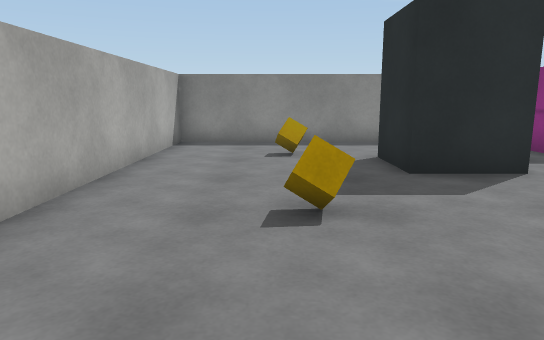
View 1 (above)

16 first-person views from a walk through a Unity game level. The camera is 1.2 m above the floor, tilts 10° down and sees 70° across. The floor is counted in squares, 1 m on a side. Each view is taken from the middle of a square. On the plan, view 1 faces up. The plan holds only what a view shows up to about 15 squares ahead; the rest is blank. The player character is not drawn. Surface patterns are stand-ins for the level's own textures.

View 2
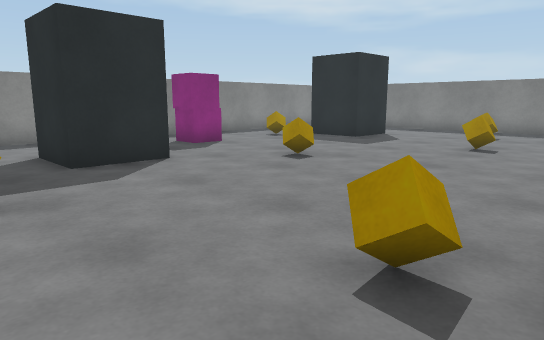

View 3
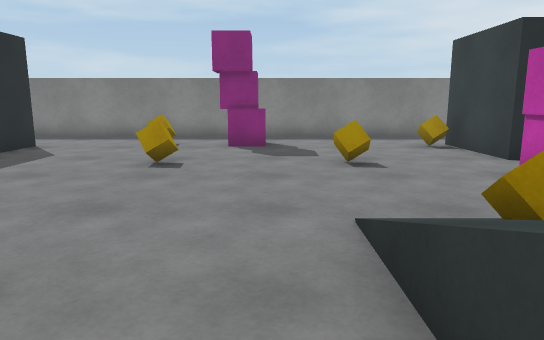

View 4
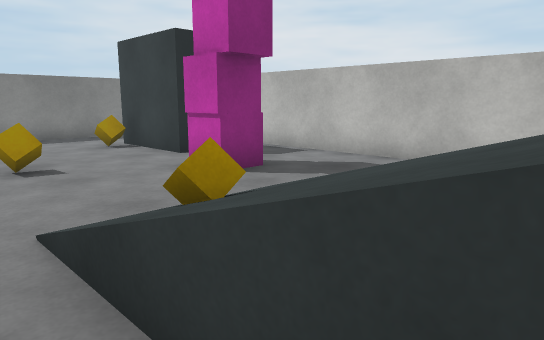

View 5
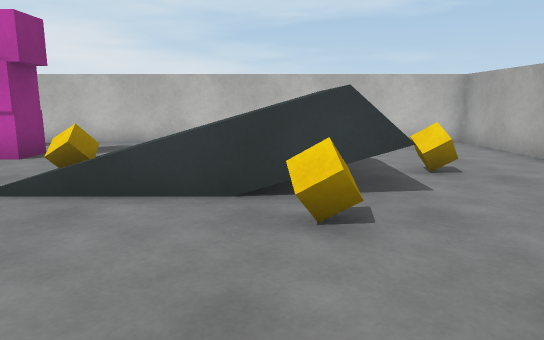

View 6
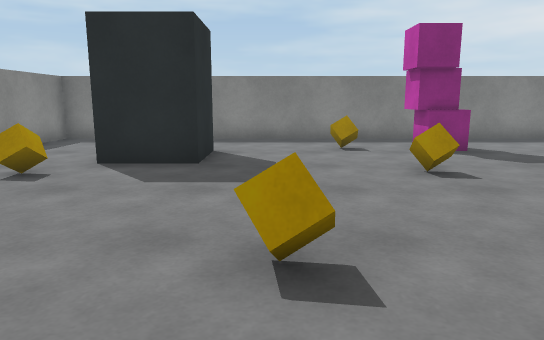

View 7
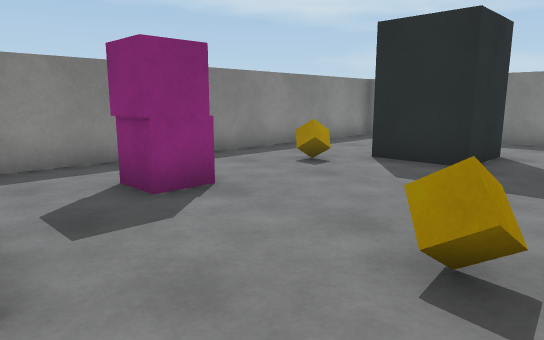

View 8
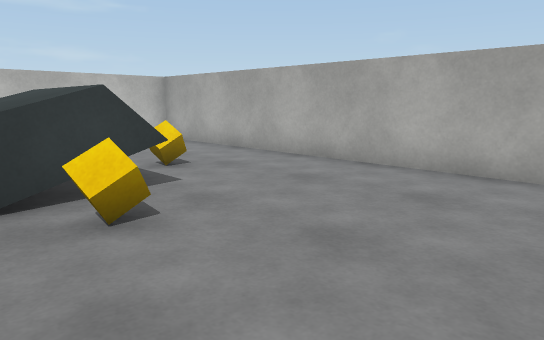

View 9
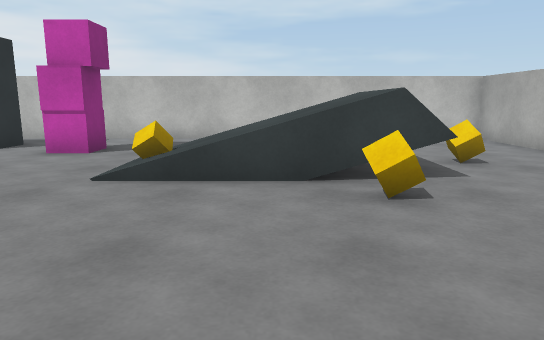

View 10
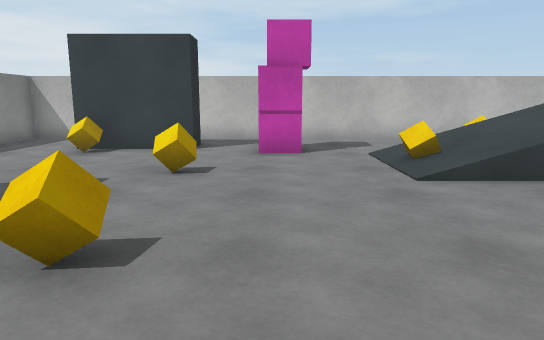

View 11
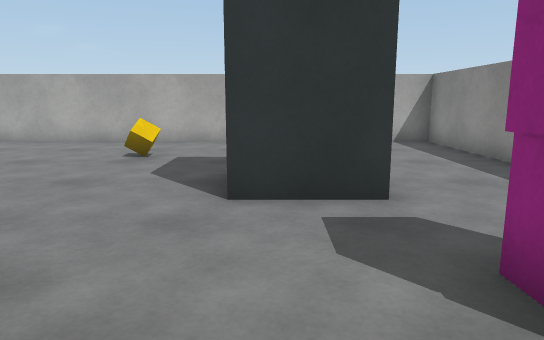

View 12
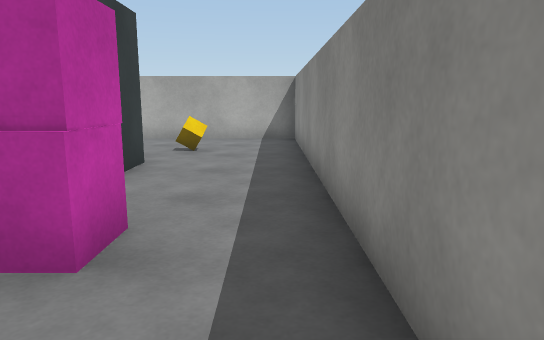

View 13
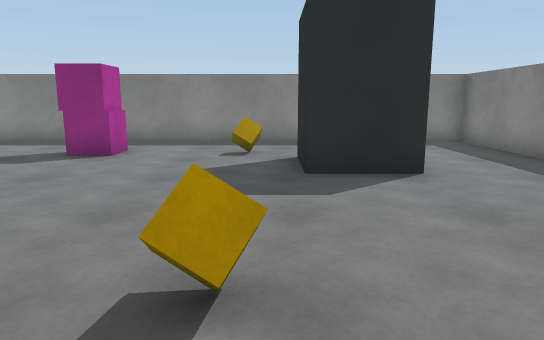

View 14
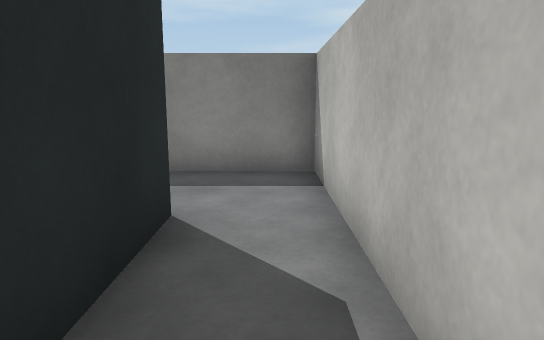

View 15
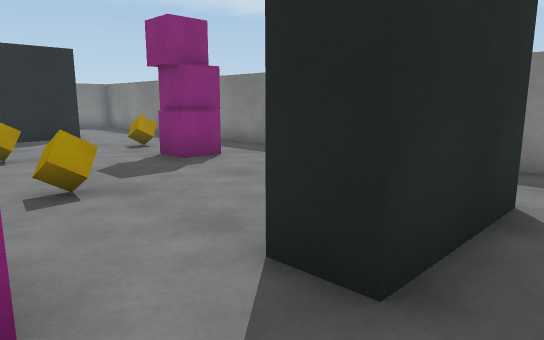

View 16
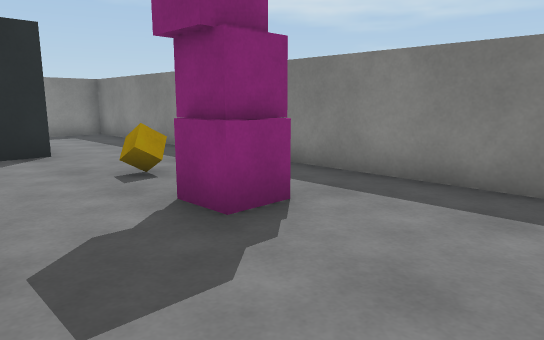

### Floor plan
Key: @ floor where view 1 was taken; # wall or solid block; . floor; / step, stairs or slope; = window, fence, low wall or low ledge; v drop or lower ground; C cube; P pink cube; B block; O other object.
Columns run from 3 left of view 1 to 17 right of it. Each row starts with its distance up from view 1.
 12 #####################
 11 #...................#
 10 #...................#
  9 #..C.....PP..C......#
  8 #....BBB.......BB...#
  7 #....BBB.......BB...#
  6 #...................#
  5 #.........C.........#
  4 #...C...............#
  3 #................C..#
  2 #.............C.....#
  1 #................PP.#
  0 #..@.C...........P..#
 -1 #...=vv==/..........#
 -2 #.../////C....C.....#
 -3 #...C/////..........#
 -4 #..../////.PP...C...#
 -5 #....  O...PP.####..#
 -6 #...    ......####..#
 -7 #.      ............#
 -8 #####################

Where each view was taken, in squares from view 1:
view 1: 0 up, 0 right, facing up
view 2: 1 down, 0 right, facing up-right
view 3: 0 up, 3 right, facing right
view 4: 0 up, 3 right, facing down-right
view 5: 4 up, 3 right, facing down
view 6: 5 up, 4 right, facing right
view 7: 4 up, 4 right, facing up-right
view 8: 4 up, 4 right, facing down-left
view 9: 5 up, 4 right, facing down
view 10: 5 up, 9 right, facing down
view 11: 7 up, 9 right, facing left
view 12: 11 up, 10 right, facing left
view 13: 0 up, 11 right, facing up
view 14: 7 down, 10 right, facing right
view 15: 7 down, 9 right, facing up-right
view 16: 3 down, 11 right, facing up-right
